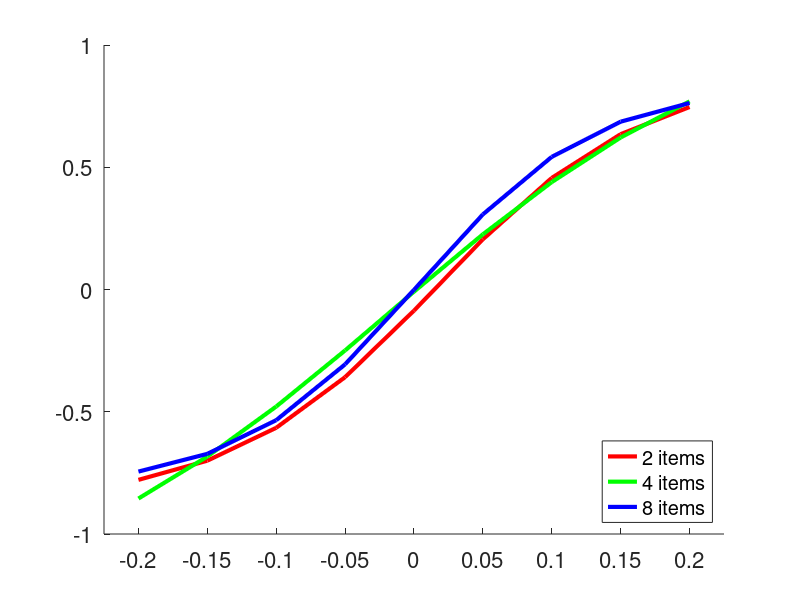

This figure's MATLAB source: (Note: this script raises an error after producing the figure.)

%run('/Users/csummerfield/data/jan_squircles/squircles/load_data.m')
clear all

load('msrespcatnew.mat');
dog=permute(msrespcat,[3 1 2]);

dog_ss(:,1,:)=mean(dog(:,1:2,:),2); % 2 items
dog_ss(:,2,:)=mean(dog(:,3:4,:),2); % 4 items
dog_ss(:,3,:)=mean(dog(:,5:6,:),2); % 8 items

%dog_ss(:,1,:)=mean(dog(:,[1 3 5],:),2);  % low variance .1
%dog_ss(:,2,:)=mean(dog(:,[2 4 6],:),2);  % high variance .2

%
figure('color',[1 1 1]);
paramz=[0 1 4.5 0.5];
param=statset('MaxIter',1000);

colz={[1 0 0],[0 1 0],[0 0 1]};
hold on;
for j=1:size(dog_ss,2)
    f = @(p,x) p(1) + p(2) ./ (1 + exp(-(x-p(3))/p(4)));  % 2=lower bound 2=upper bound, 3= inflection point 4=hills' slope 
    [p r jj] = nlinfit(1:size(dog_ss,3),squeeze(mean(dog_ss(:,j,:)))',f,paramz,param);
    line(1:size(dog_ss,3),f(p,1:size(dog_ss,3)),'color',colz{j},'linewidth',3);

    for s=1:10;
        [pp(s,j,:) rr jj] = nlinfit(1:size(dog_ss,3),squeeze(dog_ss(s,j,:))',f,paramz,param);  %%1=lower bound 2=upper bound, 3= inflection point 4=hills' slope
        %line(1:size(dog_ss,3),f(pp(s,j,:),1:size(dog_ss,3)),'color',colz{j},'linewidth',3);
    end
end
legend show

set(gca,'FontSize',16);
xlim([0.5 9.5]);
set(gca,'xtick',1:9);
set(gca,'xticklabel',{'-0.2','-0.15','-0.1','-0.05','0','0.05','0.1','0.15','0.2'});
legend({'2 items','4 items','8 items'},'Location','SouthEast')
dotplot(dog_ss,{''},{'o','o','o'},colz);
